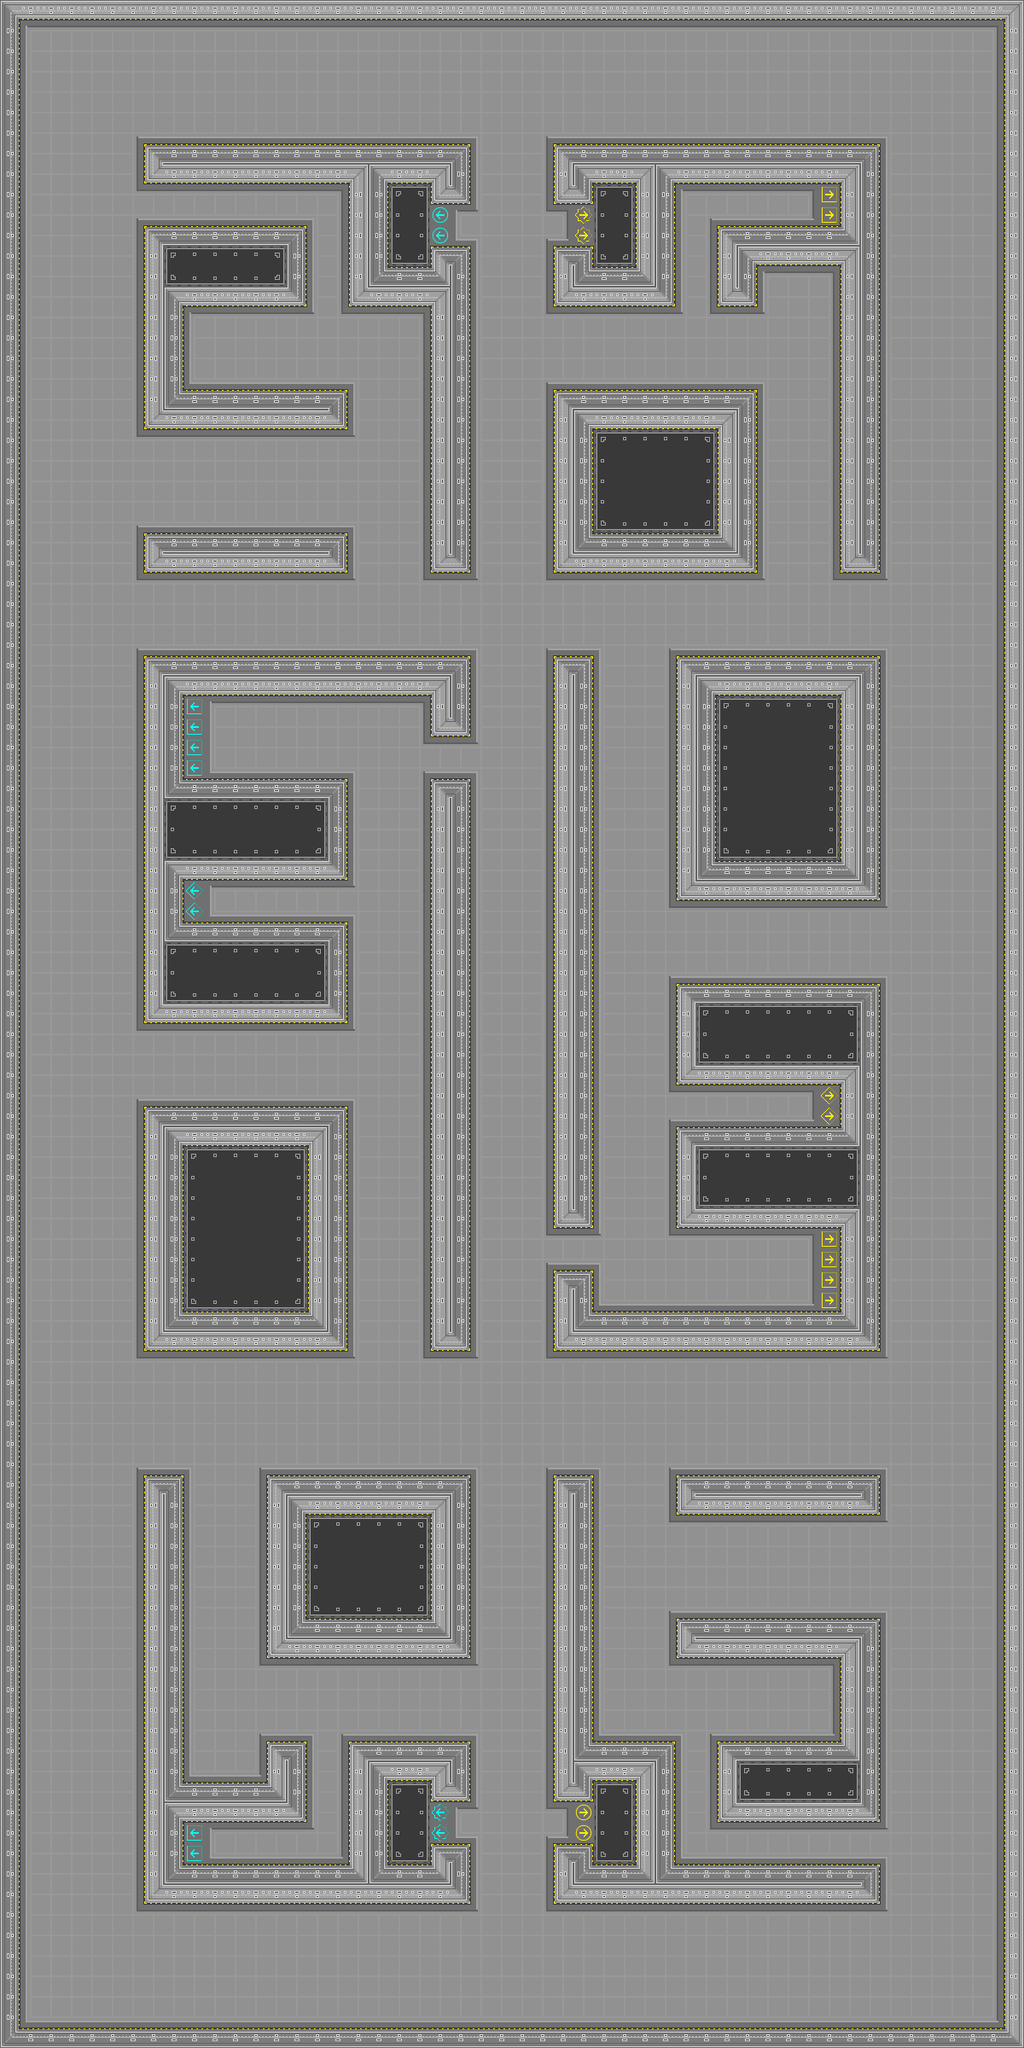

A 2D game scene composited from a Tiled map and its tileset images. What follows is a short description and the map's XML, with each tile layer's data collapsed to a summary:
An orthogonal 50x100 tile map with 24x24 px tiles, 1 tile layer (Kachelebene 1), 5 tilesets and 12 objects.

<map version="1.0" orientation="orthogonal" renderorder="right-down" width="50" height="100" tilewidth="24" tileheight="24">
 <tileset firstgid="1" source="iron_tileset.tsx" />
 <tileset firstgid="109" source="portal_tileset_2.tsx" />
 <tileset firstgid="117" source="portal_tileset_4.tsx" />
 <tileset firstgid="125" source="portal_tileset_6.tsx" />
 <tileset firstgid="133" source="spawnpoints.tsx" />
 <layer name="Kachelebene 1" width="50" height="100">
  <data>[5000 cells, 4986 non-empty, 44 distinct tile ids]</data>
 </layer>
 <objectgroup name="spawnpoints">
  <object gid="135" x="96" y="120" />
  <object gid="135" x="456" y="120" />
  <object gid="135" x="744" y="120" />
  <object gid="135" x="1056" y="120" />
  <object gid="136" x="120" y="2328" />
  <object gid="136" x="456" y="2328" />
  <object gid="136" x="720" y="2328" />
  <object gid="136" x="1056" y="2328" />
  <object gid="133" x="1080" y="816" />
  <object gid="133" x="1080" y="1560" />
  <object gid="133" x="744" y="1056" />
  <object gid="133" x="744" y="1320" />
 </objectgroup>
</map>
